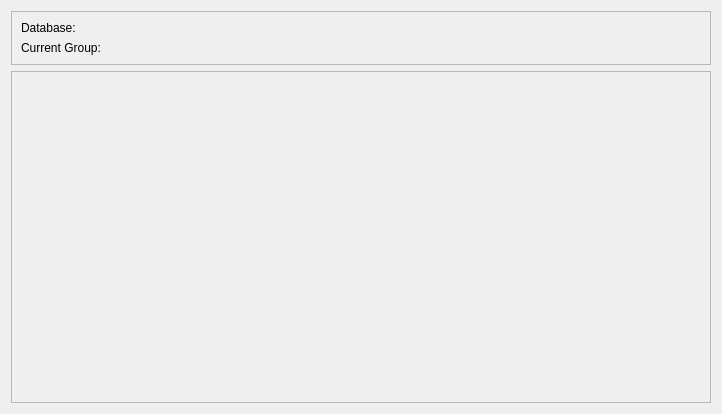
<?xml version="1.0" encoding="UTF-8"?>
<ui version="4.0">
 <class>VocabularyWidget</class>
 <widget class="QWidget" name="VocabularyWidget">
  <property name="geometry">
   <rect>
    <x>0</x>
    <y>0</y>
    <width>722</width>
    <height>414</height>
   </rect>
  </property>
  <property name="windowTitle">
   <string>Form</string>
  </property>
  <layout class="QVBoxLayout" name="verticalLayout_2">
   <item>
    <layout class="QVBoxLayout" name="verticalLayout">
     <item>
      <widget class="QFrame" name="frame">
       <property name="sizePolicy">
        <sizepolicy hsizetype="Preferred" vsizetype="Preferred">
         <horstretch>0</horstretch>
         <verstretch>1</verstretch>
        </sizepolicy>
       </property>
       <property name="frameShape">
        <enum>QFrame::StyledPanel</enum>
       </property>
       <property name="frameShadow">
        <enum>QFrame::Raised</enum>
       </property>
       <layout class="QFormLayout" name="formLayout_2">
        <item row="0" column="0" colspan="2">
         <layout class="QFormLayout" name="formLayout">
          <item row="0" column="0">
           <widget class="QLabel" name="databaseLabel">
            <property name="sizePolicy">
             <sizepolicy hsizetype="Preferred" vsizetype="Preferred">
              <horstretch>1</horstretch>
              <verstretch>0</verstretch>
             </sizepolicy>
            </property>
            <property name="text">
             <string>Database:</string>
            </property>
           </widget>
          </item>
          <item row="0" column="1">
           <widget class="QLabel" name="databaseName">
            <property name="sizePolicy">
             <sizepolicy hsizetype="Preferred" vsizetype="Preferred">
              <horstretch>9</horstretch>
              <verstretch>0</verstretch>
             </sizepolicy>
            </property>
            <property name="text">
             <string notr="true"/>
            </property>
           </widget>
          </item>
          <item row="2" column="0">
           <widget class="QLabel" name="groupLabel">
            <property name="text">
             <string>Current Group:</string>
            </property>
           </widget>
          </item>
          <item row="2" column="1">
           <widget class="QLabel" name="groupName">
            <property name="text">
             <string notr="true"/>
            </property>
           </widget>
          </item>
         </layout>
        </item>
       </layout>
      </widget>
     </item>
     <item>
      <widget class="QFrame" name="frame_2">
       <property name="sizePolicy">
        <sizepolicy hsizetype="Preferred" vsizetype="Preferred">
         <horstretch>0</horstretch>
         <verstretch>9</verstretch>
        </sizepolicy>
       </property>
       <property name="frameShape">
        <enum>QFrame::StyledPanel</enum>
       </property>
       <property name="frameShadow">
        <enum>QFrame::Raised</enum>
       </property>
       <layout class="QVBoxLayout" name="verticalLayout_3">
        <item>
         <layout class="QHBoxLayout" name="horizontalLayout"/>
        </item>
       </layout>
      </widget>
     </item>
    </layout>
   </item>
  </layout>
 </widget>
 <resources/>
 <connections/>
</ui>
